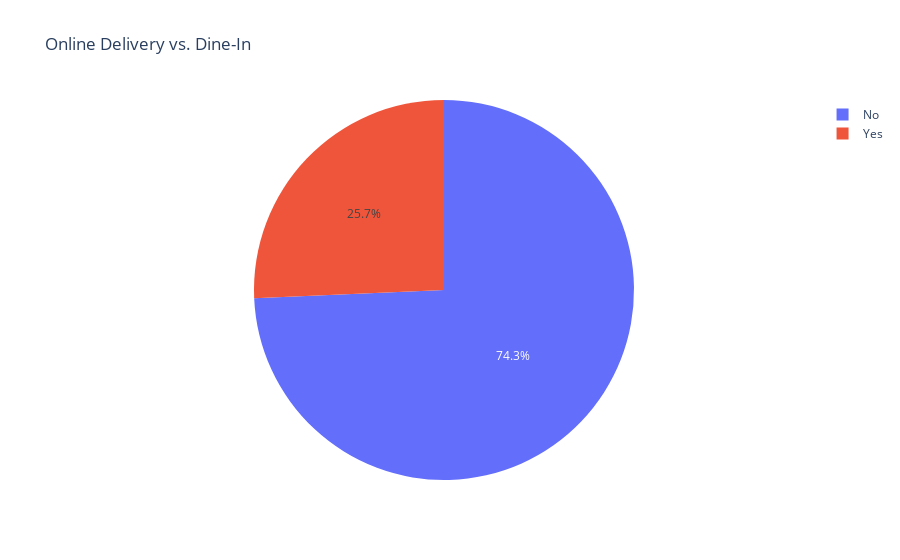

Notebook code cell kept with this figure:
### Code cell
#7 Online Delivery vs. Dine-In

# Assuming your dataframe is named 'df'
# Replace 'df' with your actual dataframe name if different

# Counting the number of restaurants with online delivery and without
delivery_counts = zomato_data['Has Online delivery'].value_counts().reset_index()
delivery_counts.columns = ['Has Online delivery', 'Count']

# Creating a pie chart
fig = px.pie(delivery_counts, values='Count', names='Has Online delivery', title='Online Delivery vs. Dine-In')
fig.show()

### Figure 1 — Plotly figure (JSON) as saved in the notebook; plotly's stock layout.template omitted (floating-point values rounded to 4 significant figures)
{"data": [{"domain": {"x": [0, 1], "y": [0, 1]}, "hovertemplate": "Has Online delivery=%{label}<br>Count=%{value}<extra></extra>", "labels": ["No", "Yes"], "legendgroup": "", "name": "", "showlegend": true, "type": "pie", "values": [7091, 2451]}], "layout": {"legend": {"tracegroupgap": 0}, "title": {"text": "Online Delivery vs. Dine-In"}}}
